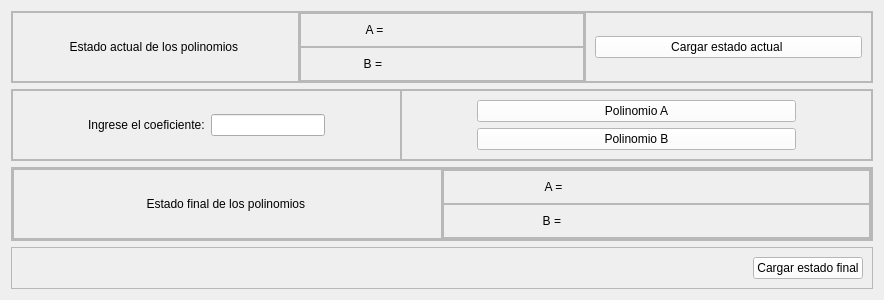
         <widget class="QWidget" name="page_add">
          <layout class="QVBoxLayout" name="verticalLayout_3">
           <item>
            <widget class="QFrame" name="frame_6">
             <property name="frameShape">
              <enum>QFrame::StyledPanel</enum>
             </property>
             <property name="frameShadow">
              <enum>QFrame::Raised</enum>
             </property>
             <layout class="QHBoxLayout" name="horizontalLayout_3">
              <property name="spacing">
               <number>0</number>
              </property>
              <property name="leftMargin">
               <number>0</number>
              </property>
              <property name="topMargin">
               <number>0</number>
              </property>
              <property name="rightMargin">
               <number>0</number>
              </property>
              <property name="bottomMargin">
               <number>0</number>
              </property>
              <item>
               <widget class="QFrame" name="frame_3">
                <property name="frameShape">
                 <enum>QFrame::StyledPanel</enum>
                </property>
                <property name="frameShadow">
                 <enum>QFrame::Raised</enum>
                </property>
                <layout class="QVBoxLayout" name="verticalLayout_7">
                 <item>
                  <widget class="QLabel" name="label_2">
                   <property name="styleSheet">
                    <string notr="true">font: 75 9pt &quot;Open Sans Semibold&quot;</string>
                   </property>
                   <property name="text">
                    <string>Estado actual de los polinomios </string>
                   </property>
                   <property name="alignment">
                    <set>Qt::AlignCenter</set>
                   </property>
                  </widget>
                 </item>
                </layout>
               </widget>
              </item>
              <item>
               <widget class="QFrame" name="frame_15">
                <property name="frameShape">
                 <enum>QFrame::StyledPanel</enum>
                </property>
                <property name="frameShadow">
                 <enum>QFrame::Raised</enum>
                </property>
                <layout class="QVBoxLayout" name="verticalLayout_4">
                 <property name="spacing">
                  <number>0</number>
                 </property>
                 <property name="leftMargin">
                  <number>0</number>
                 </property>
                 <property name="topMargin">
                  <number>0</number>
                 </property>
                 <property name="rightMargin">
                  <number>0</number>
                 </property>
                 <property name="bottomMargin">
                  <number>0</number>
                 </property>
                 <item>
                  <widget class="QFrame" name="frame_16">
                   <property name="frameShape">
                    <enum>QFrame::StyledPanel</enum>
                   </property>
                   <property name="frameShadow">
                    <enum>QFrame::Raised</enum>
                   </property>
                   <layout class="QHBoxLayout" name="horizontalLayout_7">
                    <item>
                     <widget class="QLabel" name="label_3">
                      <property name="styleSheet">
                       <string notr="true">font: 75 9pt &quot;Open Sans Semibold&quot;</string>
                      </property>
                      <property name="text">
                       <string>A =</string>
                      </property>
                      <property name="alignment">
                       <set>Qt::AlignCenter</set>
                      </property>
                     </widget>
                    </item>
                    <item>
                     <widget class="QLabel" name="label_inicio_a">
                      <property name="styleSheet">
                       <string notr="true">font: 75 9pt &quot;Open Sans Semibold&quot;</string>
                      </property>
                      <property name="text">
                       <string/>
                      </property>
                     </widget>
                    </item>
                   </layout>
                  </widget>
                 </item>
                 <item>
                  <widget class="QFrame" name="frame_17">
                   <property name="frameShape">
                    <enum>QFrame::StyledPanel</enum>
                   </property>
                   <property name="frameShadow">
                    <enum>QFrame::Raised</enum>
                   </property>
                   <layout class="QHBoxLayout" name="horizontalLayout_11">
                    <item>
                     <widget class="QLabel" name="label_5">
                      <property name="styleSheet">
                       <string notr="true">font: 75 9pt &quot;Open Sans Semibold&quot;</string>
                      </property>
                      <property name="text">
                       <string>B = </string>
                      </property>
                      <property name="alignment">
                       <set>Qt::AlignCenter</set>
                      </property>
                     </widget>
                    </item>
                    <item>
                     <widget class="QLabel" name="label_inicio_b">
                      <property name="styleSheet">
                       <string notr="true">font: 75 9pt &quot;Open Sans Semibold&quot;</string>
                      </property>
                      <property name="text">
                       <string/>
                      </property>
                     </widget>
                    </item>
                   </layout>
                  </widget>
                 </item>
                </layout>
               </widget>
              </item>
              <item>
               <widget class="QFrame" name="frame_40">
                <property name="frameShape">
                 <enum>QFrame::StyledPanel</enum>
                </property>
                <property name="frameShadow">
                 <enum>QFrame::Raised</enum>
                </property>
                <layout class="QHBoxLayout" name="horizontalLayout_24">
                 <item>
                  <widget class="QPushButton" name="btn_refresh_4">
                   <property name="styleSheet">
                    <string notr="true">QFrame{
background-color: rgb(51, 157, 255);
}

QPushButton{
background-color: rgb(255, 255, 255);
font: 75 9pt &quot;Open Sans Semibold&quot;
}

QPushButton:hover{
color: rgb(255, 255, 255);
background-color: rgb(51, 157, 255);
font: 75 9pt  &quot;Open Sans Semibold&quot;
}</string>
                   </property>
                   <property name="text">
                    <string>Cargar estado actual </string>
                   </property>
                  </widget>
                 </item>
                </layout>
               </widget>
              </item>
             </layout>
            </widget>
           </item>
           <item>
            <widget class="QFrame" name="frame_4">
             <property name="frameShape">
              <enum>QFrame::StyledPanel</enum>
             </property>
             <property name="frameShadow">
              <enum>QFrame::Raised</enum>
             </property>
             <layout class="QHBoxLayout" name="horizontalLayout_5">
              <property name="spacing">
               <number>0</number>
              </property>
              <property name="leftMargin">
               <number>0</number>
              </property>
              <property name="topMargin">
               <number>0</number>
              </property>
              <property name="rightMargin">
               <number>0</number>
              </property>
              <property name="bottomMargin">
               <number>0</number>
              </property>
              <item>
               <widget class="QFrame" name="frame_13">
                <property name="minimumSize">
                 <size>
                  <width>250</width>
                  <height>0</height>
                 </size>
                </property>
                <property name="maximumSize">
                 <size>
                  <width>389</width>
                  <height>16777215</height>
                 </size>
                </property>
                <property name="frameShape">
                 <enum>QFrame::StyledPanel</enum>
                </property>
                <property name="frameShadow">
                 <enum>QFrame::Raised</enum>
                </property>
                <layout class="QHBoxLayout" name="horizontalLayout_6">
                 <property name="leftMargin">
                  <number>75</number>
                 </property>
                 <property name="rightMargin">
                  <number>75</number>
                 </property>
                 <item>
                  <widget class="QLabel" name="label_7">
                   <property name="styleSheet">
                    <string notr="true">font: 75 9pt &quot;Open Sans Semibold&quot;</string>
                   </property>
                   <property name="text">
                    <string>Ingrese el coeficiente:</string>
                   </property>
                  </widget>
                 </item>
                 <item>
                  <widget class="QLineEdit" name="coeficiente">
                   <property name="styleSheet">
                    <string notr="true">font: 75 9pt &quot;Open Sans Semibold&quot;</string>
                   </property>
                  </widget>
                 </item>
                </layout>
               </widget>
              </item>
              <item>
               <widget class="QFrame" name="frame_14">
                <property name="frameShape">
                 <enum>QFrame::StyledPanel</enum>
                </property>
                <property name="frameShadow">
                 <enum>QFrame::Raised</enum>
                </property>
                <layout class="QVBoxLayout" name="verticalLayout_6">
                 <property name="leftMargin">
                  <number>75</number>
                 </property>
                 <property name="rightMargin">
                  <number>75</number>
                 </property>
                 <item>
                  <widget class="QPushButton" name="btn_a">
                   <property name="styleSheet">
                    <string notr="true">QFrame{
background-color: rgb(51, 157, 255);
}

QPushButton{
background-color: rgb(255, 255, 255);
font: 75 9pt &quot;Open Sans Semibold&quot;
}

QPushButton:hover{
color: rgb(255, 255, 255);
background-color: rgb(51, 157, 255);
font: 75 9pt  &quot;Open Sans Semibold&quot;
}</string>
                   </property>
                   <property name="text">
                    <string>Polinomio A</string>
                   </property>
                  </widget>
                 </item>
                 <item>
                  <widget class="QPushButton" name="btn_b">
                   <property name="styleSheet">
                    <string notr="true">QFrame{
background-color: rgb(51, 157, 255);
}

QPushButton{
background-color: rgb(255, 255, 255);
font: 75 9pt &quot;Open Sans Semibold&quot;
}

QPushButton:hover{
color: rgb(255, 255, 255);
background-color: rgb(51, 157, 255);
font: 75 9pt  &quot;Open Sans Semibold&quot;
}</string>
                   </property>
                   <property name="text">
                    <string>Polinomio B</string>
                   </property>
                  </widget>
                 </item>
                </layout>
               </widget>
              </item>
             </layout>
            </widget>
           </item>
           <item>
            <widget class="QFrame" name="frame_11">
             <property name="frameShape">
              <enum>QFrame::StyledPanel</enum>
             </property>
             <property name="frameShadow">
              <enum>QFrame::Raised</enum>
             </property>
             <layout class="QVBoxLayout" name="verticalLayout_9">
              <property name="spacing">
               <number>0</number>
              </property>
              <property name="leftMargin">
               <number>0</number>
              </property>
              <property name="topMargin">
               <number>0</number>
              </property>
              <property name="rightMargin">
               <number>0</number>
              </property>
              <property name="bottomMargin">
               <number>0</number>
              </property>
              <item>
               <widget class="QFrame" name="frame_9">
                <property name="frameShape">
                 <enum>QFrame::StyledPanel</enum>
                </property>
                <property name="frameShadow">
                 <enum>QFrame::Raised</enum>
                </property>
                <layout class="QHBoxLayout" name="horizontalLayout_4">
                 <property name="spacing">
                  <number>0</number>
                 </property>
                 <property name="leftMargin">
                  <number>0</number>
                 </property>
                 <property name="topMargin">
                  <number>0</number>
                 </property>
                 <property name="rightMargin">
                  <number>0</number>
                 </property>
                 <property name="bottomMargin">
                  <number>0</number>
                 </property>
                 <item>
                  <widget class="QFrame" name="frame_10">
                   <property name="frameShape">
                    <enum>QFrame::StyledPanel</enum>
                   </property>
                   <property name="frameShadow">
                    <enum>QFrame::Raised</enum>
                   </property>
                   <layout class="QVBoxLayout" name="verticalLayout_8">
                    <item>
                     <widget class="QLabel" name="label_4">
                      <property name="styleSheet">
                       <string notr="true">font: 75 9pt &quot;Open Sans Semibold&quot;</string>
                      </property>
                      <property name="text">
                       <string>Estado final de los polinomios </string>
                      </property>
                      <property name="alignment">
                       <set>Qt::AlignCenter</set>
                      </property>
                     </widget>
                    </item>
                   </layout>
                  </widget>
                 </item>
                 <item>
                  <widget class="QFrame" name="frame_18">
                   <property name="frameShape">
                    <enum>QFrame::StyledPanel</enum>
                   </property>
                   <property name="frameShadow">
                    <enum>QFrame::Raised</enum>
                   </property>
                   <layout class="QVBoxLayout" name="verticalLayout_5">
                    <property name="spacing">
                     <number>0</number>
                    </property>
                    <property name="leftMargin">
                     <number>0</number>
                    </property>
                    <property name="topMargin">
                     <number>0</number>
                    </property>
                    <property name="rightMargin">
                     <number>0</number>
                    </property>
                    <property name="bottomMargin">
                     <number>0</number>
                    </property>
                    <item>
                     <widget class="QFrame" name="frame_19">
                      <property name="frameShape">
                       <enum>QFrame::StyledPanel</enum>
                      </property>
                      <property name="frameShadow">
                       <enum>QFrame::Raised</enum>
                      </property>
                      <layout class="QHBoxLayout" name="horizontalLayout_8">
                       <item>
                        <widget class="QLabel" name="label_6">
                         <property name="styleSheet">
                          <string notr="true">font: 75 9pt &quot;Open Sans Semibold&quot;</string>
                         </property>
                         <property name="text">
                          <string>A =</string>
                         </property>
                         <property name="alignment">
                          <set>Qt::AlignCenter</set>
                         </property>
                        </widget>
                       </item>
                       <item>
                        <widget class="QLabel" name="label_final_a">
                         <property name="styleSheet">
                          <string notr="true">font: 75 9pt &quot;Open Sans Semibold&quot;</string>
                         </property>
                         <property name="text">
                          <string/>
                         </property>
                        </widget>
                       </item>
                      </layout>
                     </widget>
                    </item>
                    <item>
                     <widget class="QFrame" name="frame_20">
                      <property name="frameShape">
                       <enum>QFrame::StyledPanel</enum>
                      </property>
                      <property name="frameShadow">
                       <enum>QFrame::Raised</enum>
                      </property>
                      <layout class="QHBoxLayout" name="horizontalLayout_12">
                       <item>
                        <widget class="QLabel" name="label_10">
                         <property name="styleSheet">
                          <string notr="true">font: 75 9pt &quot;Open Sans Semibold&quot;</string>
                         </property>
                         <property name="text">
                          <string>B = </string>
                         </property>
                         <property name="alignment">
                          <set>Qt::AlignCenter</set>
                         </property>
                        </widget>
                       </item>
                       <item>
                        <widget class="QLabel" name="label_final_b">
                         <property name="styleSheet">
                          <string notr="true">font: 75 9pt &quot;Open Sans Semibold&quot;</string>
                         </property>
                         <property name="text">
                          <string/>
                         </property>
                        </widget>
                       </item>
                      </layout>
                     </widget>
                    </item>
                   </layout>
                  </widget>
                 </item>
                </layout>
               </widget>
              </item>
             </layout>
            </widget>
           </item>
           <item>
            <widget class="QFrame" name="frame_8">
             <property name="frameShape">
              <enum>QFrame::StyledPanel</enum>
             </property>
             <property name="frameShadow">
              <enum>QFrame::Raised</enum>
             </property>
             <layout class="QHBoxLayout" name="horizontalLayout_10">
              <item>
               <spacer name="horizontalSpacer_8">
                <property name="orientation">
                 <enum>Qt::Horizontal</enum>
                </property>
                <property name="sizeHint" stdset="0">
                 <size>
                  <width>732</width>
                  <height>20</height>
                 </size>
                </property>
               </spacer>
              </item>
              <item>
               <widget class="QPushButton" name="btn_refresh">
                <property name="styleSheet">
                 <string notr="true">QFrame{
background-color: rgb(51, 157, 255);
}

QPushButton{
background-color: rgb(255, 255, 255);
font: 75 9pt &quot;Open Sans Semibold&quot;
}

QPushButton:hover{
color: rgb(255, 255, 255);
background-color: rgb(51, 157, 255);
font: 75 9pt  &quot;Open Sans Semibold&quot;
}</string>
                </property>
                <property name="text">
                 <string>Cargar estado final</string>
                </property>
               </widget>
              </item>
             </layout>
            </widget>
           </item>
          </layout>
         </widget>
